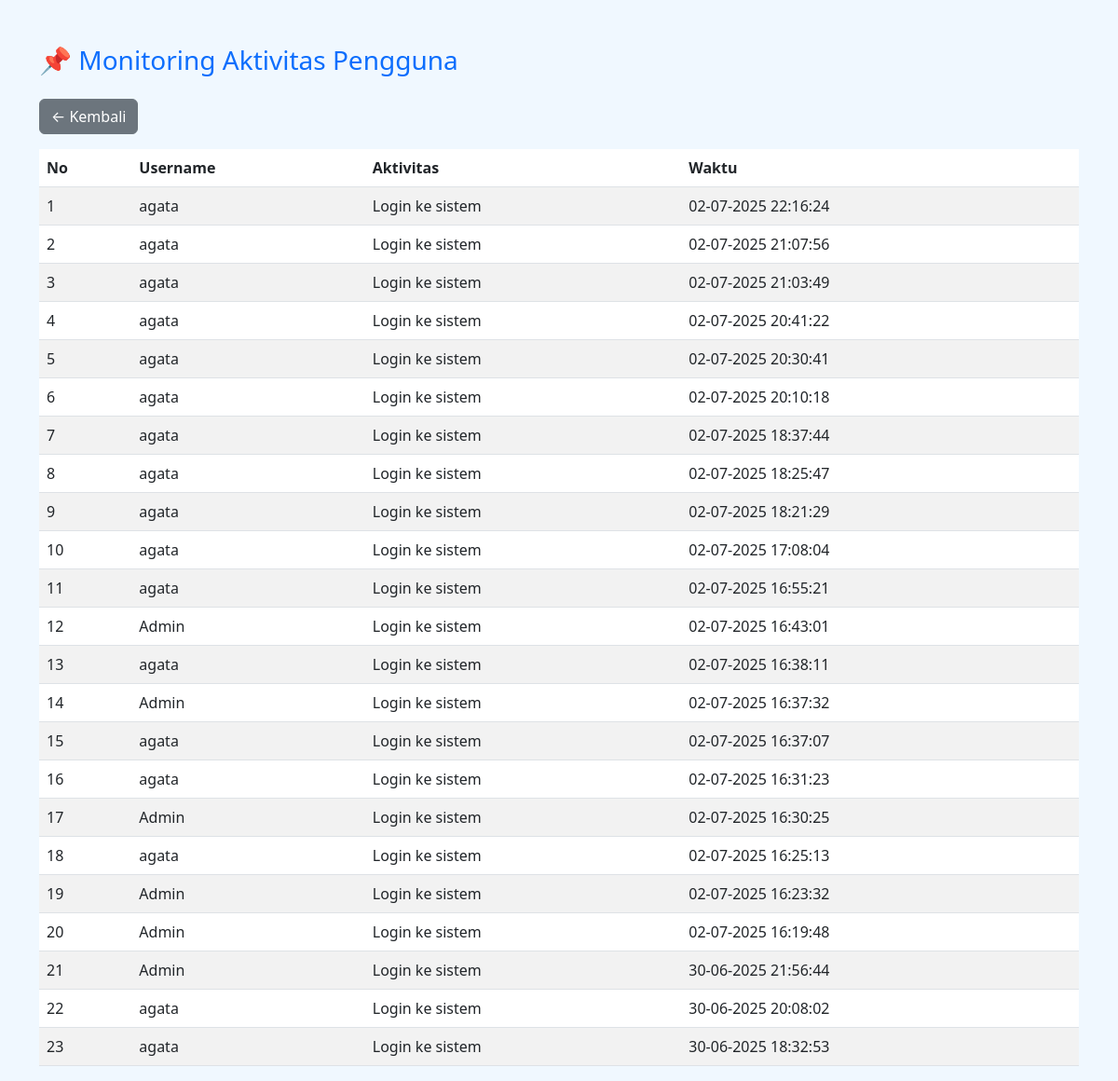
The page /aktivitas_list.php (signed in) on the database its author committed.
### tables this page shows
CREATE TABLE `aktivitas` (
  `id` int(11) NOT NULL,
  `user_id` int(11) DEFAULT NULL,
  `aktivitas` text DEFAULT NULL,
  `waktu` datetime DEFAULT current_timestamp()
);

CREATE TABLE `users` (
  `id` int(11) NOT NULL,
  `name` varchar(100) NOT NULL,
  `email` varchar(100) NOT NULL,
  `username` varchar(50) NOT NULL,
  `password` varchar(255) NOT NULL,
  `role_id` int(11) DEFAULT NULL,
  `created_at` timestamp NOT NULL DEFAULT current_timestamp()
);

### aktivitas_list.php (the view, shortened to what this page needs)
<?php
$result = mysqli_query($conn, "
    SELECT a.*, u.username
    FROM aktivitas a
    JOIN users u ON a.user_id = u.id
    ORDER BY waktu DESC
");
?>
<!DOCTYPE html>
<html>
<head>
    <link href="https://cdn.jsdelivr.net/npm/bootstrap@5.3.0/dist/css/bootstrap.min.css" rel="stylesheet">
</head>
<body style="background-color: #f0f8ff;">
<div class="container mt-5">
    <h3 class="mb-4 text-primary">📌 Monitoring Aktivitas Pengguna</h3>
    <a href="dashboard.php" class="btn btn-secondary mb-3">← Kembali</a>
    <table class="table table-striped bg-white">
        <thead>
            <tr>
                <th>No</th>
                <th>Username</th>
                <th>Aktivitas</th>
                <th>Waktu</th>
            </tr>
        </thead>
        <tbody>
            <?php $no = 1; while ($row = mysqli_fetch_assoc($result)): ?>
            <tr>
                <td><?= $no++ ?></td>
                <td><?= htmlspecialchars($row['username']) ?></td>
                <td><?= htmlspecialchars($row['aktivitas']) ?></td>
                <td><?= date('d-m-Y H:i:s', strtotime($row['waktu'])) ?></td>
            </tr>
            <?php endwhile; ?>
        </tbody>
    </table>
</div>
</body>
</html>

### rows shown on the page
aktivitas: user.username "agata", aktivitas "Login ke sistem", waktu "02-07-2025 22:16:24"
aktivitas: user.username "agata", aktivitas "Login ke sistem", waktu "02-07-2025 21:07:56"
aktivitas: user.username "agata", aktivitas "Login ke sistem", waktu "02-07-2025 21:03:49"
aktivitas: user.username "agata", aktivitas "Login ke sistem", waktu "02-07-2025 20:41:22"
aktivitas: user.username "agata", aktivitas "Login ke sistem", waktu "02-07-2025 20:30:41"
aktivitas: user.username "agata", aktivitas "Login ke sistem", waktu "02-07-2025 20:10:18"
aktivitas: user.username "agata", aktivitas "Login ke sistem", waktu "02-07-2025 18:37:44"
aktivitas: user.username "agata", aktivitas "Login ke sistem", waktu "02-07-2025 18:25:47"
aktivitas: user.username "agata", aktivitas "Login ke sistem", waktu "02-07-2025 18:21:29"
aktivitas: user.username "agata", aktivitas "Login ke sistem", waktu "02-07-2025 17:08:04"
aktivitas: user.username "agata", aktivitas "Login ke sistem", waktu "02-07-2025 16:55:21"
aktivitas: user.username "Admin", aktivitas "Login ke sistem", waktu "02-07-2025 16:43:01"
aktivitas: user.username "agata", aktivitas "Login ke sistem", waktu "02-07-2025 16:38:11"
aktivitas: user.username "Admin", aktivitas "Login ke sistem", waktu "02-07-2025 16:37:32"
aktivitas: user.username "agata", aktivitas "Login ke sistem", waktu "02-07-2025 16:37:07"
aktivitas: user.username "agata", aktivitas "Login ke sistem", waktu "02-07-2025 16:31:23"
aktivitas: user.username "Admin", aktivitas "Login ke sistem", waktu "02-07-2025 16:30:25"
aktivitas: user.username "agata", aktivitas "Login ke sistem", waktu "02-07-2025 16:25:13"
aktivitas: user.username "Admin", aktivitas "Login ke sistem", waktu "02-07-2025 16:23:32"
aktivitas: user.username "Admin", aktivitas "Login ke sistem", waktu "02-07-2025 16:19:48"
aktivitas: user.username "Admin", aktivitas "Login ke sistem", waktu "30-06-2025 21:56:44"
aktivitas: user.username "agata", aktivitas "Login ke sistem", waktu "30-06-2025 20:08:02"
aktivitas: user.username "agata", aktivitas "Login ke sistem", waktu "30-06-2025 18:32:53"
